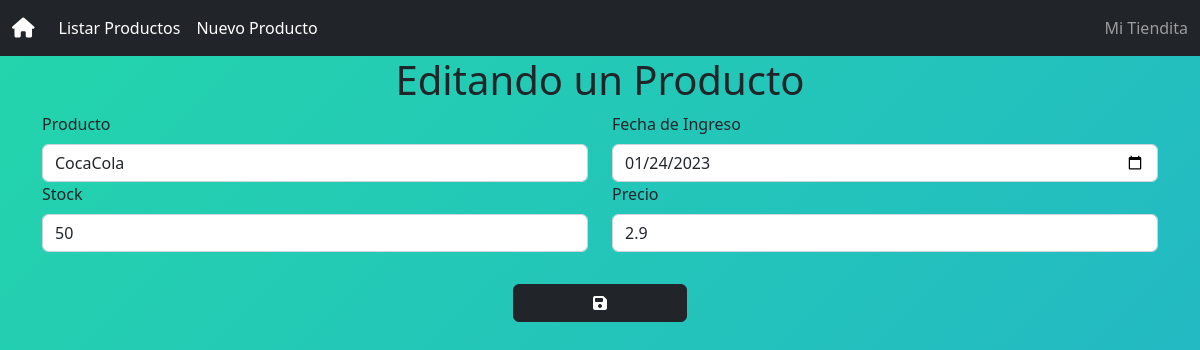
/index.php?m=editar&id=1, run on the app's committed database.
### tables this page shows
CREATE TABLE `productos` (
  `id` int(11) NOT NULL,
  `producto` varchar(50) DEFAULT NULL,
  `fecha_ingreso` date DEFAULT NULL,
  `stock` int(11) DEFAULT NULL,
  `precio` double DEFAULT NULL
);

### controlador/index.php (called while the page is built, shortened)
<?php
require_once("modelo/index.php");
class modeloController{
    static function editar(){
        $id = $_REQUEST['id'];
        $producto = new Modelo();
        $dato = $producto->mostrar("productos","id=".$id);
        require_once("vista/editar.php");
    }
}

### modelo/index.php (called while the page is built, shortened)
<?php
class Modelo{
    private $db;
    private $datos;
    public function __construct(){
        $this->db = new PDO('mysql:host=127.0.0.1:33065;dbname=mvc',"root","");
    }
     public function mostrar($tabla,$condicion){
        $consul="select * from ".$tabla." where ".$condicion.";";
        $resu=$this->db->query($consul);
        while($filas = $resu->FETCHALL(PDO::FETCH_ASSOC)) {
                $this->datos[]=$filas;
        }
        return $this->datos;
    }
}

### vista/editar.php (the view)
<?php
require_once("layouts/header.php");
?>
<center> <h1>Editando un Producto</h1></center>
<div class="container">
<form action="" method="get" class="row row-cols-4">
<?php
    foreach($dato as $key => $value):
        foreach($value as $v):
        ?>
  <div class="col-6">
    <label for="producto" class="form-label" name="producto">Producto</label>
    <input type="text" class="form-control" id="producto" name="producto" value="<?php echo $v['producto'] ?>" required>
  </div>
  <div class="col-6">
    <label for="fecha_ingreso" class="form-label">Fecha de Ingreso</label>
    <input type="date" class="form-control" id="fecha_ingreso" name="fecha_ingreso" value="<?php echo $v['fecha_ingreso'] ?>" required>
</div>
<div class="col-6">
    <label for="stock" class="form-label" name="stock">Stock</label>
    <input type="number" class="form-control" id="stock" name="stock" value="<?php echo $v['stock'] ?>" required>
  </div>
  <div class="col-6">
    <label for="precio" class="form-label">Precio</label>
    <input type="number" class="form-control" id="precio" name="precio" value="<?php echo $v['precio'] ?>" step=".01" required>
    <input type="hidden" value="<?php echo $v['id'] ?>" name="id"> <br>
</div>
<?php
        endforeach;
    endforeach;
    ?>
<div class="p-2 d-grid gap-2 col-2 mx-auto">
  <button type="submit" name="m" class="btn btn-dark" value="actualizar"><i class="fa-solid fa-floppy-disk"></i></button>
  </div>
</form>
</div>
<?php
require_once("layouts/footer.php");

### vista/layouts/header.php (style rules this page uses)
body { background: linear-gradient(-45deg, #ee7752, #e73c7e, #23a6d5, #23d5ab); background-size: 400% 400%; animation: gradient 15s ease infinite; height: 100vh; }

### data on the page
productos: producto "CocaCola", fecha_ingreso "01/24/2023", stock "50", precio "2.9"
